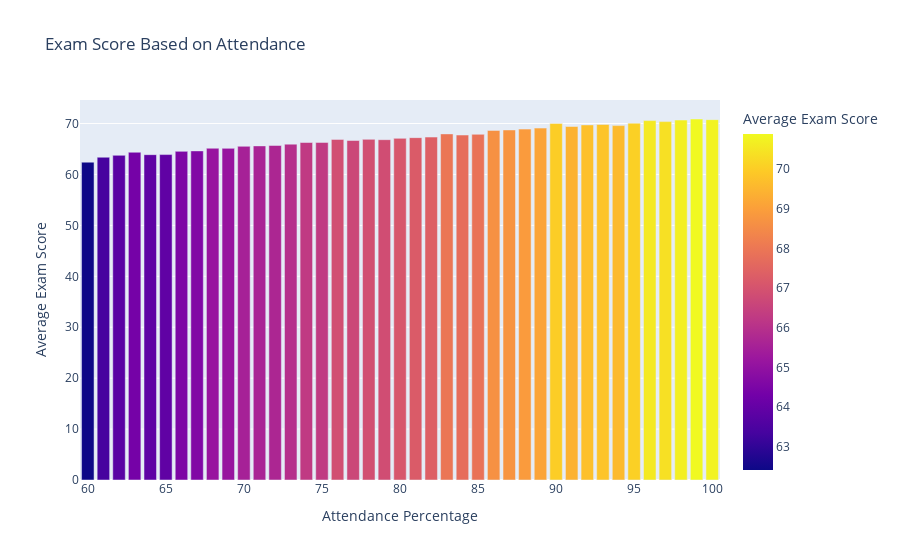

Notebook code for this chart:
### Code cell
grouped_data = dataset.groupby('Attendance')['Exam_Score'].mean().reset_index()

# Creating an interactive bar chart using Plotly
fig = px.bar(grouped_data, 
             x='Attendance', 
             y='Exam_Score', 
             title='Exam Score Based on Attendance',
             labels={'Attendance': 'Attendance Percentage', 'Exam_Score': 'Average Exam Score'},
             template='plotly',
             color='Exam_Score')  # Optional: color by Exam_Score for visual effect

# Display the interactive bar chart
fig.show()

### Figure 1 — Plotly figure (JSON) as saved in the notebook; plotly's stock layout.template omitted (floating-point values rounded to 4 significant figures)
{"data": [{"alignmentgroup": "True", "hovertemplate": "Attendance Percentage=%{x}<br>Average Exam Score=%{marker.color}<extra></extra>", "legendgroup": "", "marker": {"color": [62.41, 63.38, 63.76, 64.36, 63.88, 63.91, 64.54, 64.63, 65.15, 65.12, 65.53, 65.61, 65.69, 65.95, 66.27, 66.29, 66.89, 66.67, 66.89, 66.83, 67.09, 67.23, 67.34, 67.97, 67.74, 67.88, 68.66, 68.74, 68.91, 69.1, 70.01, 69.42, 69.73, 69.82, 69.59, 70.07, 70.57, 70.38, 70.68, 70.89, 70.77], "coloraxis": "coloraxis", "pattern": {"shape": ""}}, "name": "", "offsetgroup": "", "orientation": "v", "showlegend": false, "textposition": "auto", "type": "bar", "x": [60, 61, 62, 63, 64, 65, 66, 67, 68, 69, 70, 71, 72, 73, 74, 75, 76, 77, 78, 79, 80, 81, 82, 83, 84, 85, 86, 87, 88, 89, 90, 91, 92, 93, 94, 95, 96, 97, 98, 99, 100], "xaxis": "x", "y": [62.41, 63.38, 63.76, 64.36, 63.88, 63.91, 64.54, 64.63, 65.15, 65.12, 65.53, 65.61, 65.69, 65.95, 66.27, 66.29, 66.89, 66.67, 66.89, 66.83, 67.09, 67.23, 67.34, 67.97, 67.74, 67.88, 68.66, 68.74, 68.91, 69.1, 70.01, 69.42, 69.73, 69.82, 69.59, 70.07, 70.57, 70.38, 70.68, 70.89, 70.77], "yaxis": "y"}], "layout": {"barmode": "relative", "coloraxis": {"colorbar": {"title": {"text": "Average Exam Score"}}, "colorscale": [[0, "#0d0887"], [0.1111, "#46039f"], [0.2222, "#7201a8"], [0.3333, "#9c179e"], [0.4444, "#bd3786"], [0.5556, "#d8576b"], [0.6667, "#ed7953"], [0.7778, "#fb9f3a"], [0.8889, "#fdca26"], [1, "#f0f921"]]}, "legend": {"tracegroupgap": 0}, "title": {"text": "Exam Score Based on Attendance"}, "xaxis": {"anchor": "y", "domain": [0, 1], "title": {"text": "Attendance Percentage"}}, "yaxis": {"anchor": "x", "domain": [0, 1], "title": {"text": "Average Exam Score"}}}}
